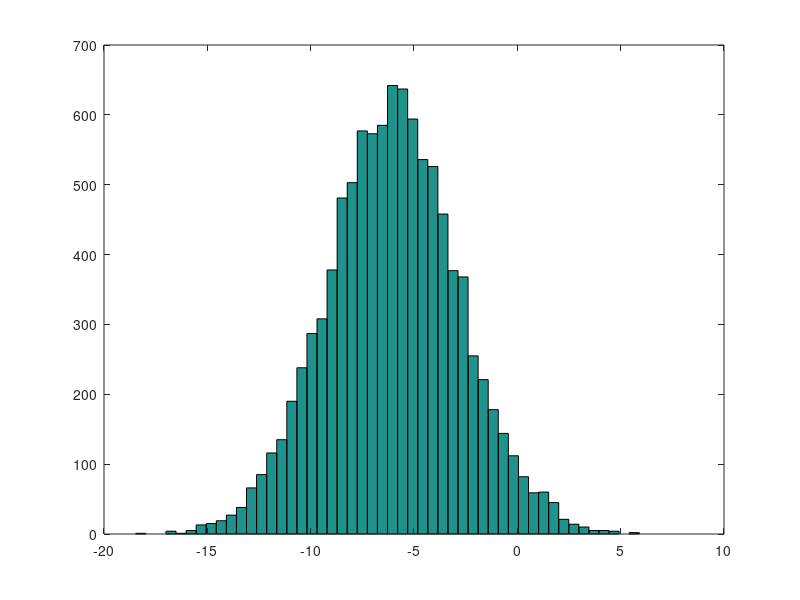

Source code (MATLAB): (Note: this script raises an error after producing the figure.)
%% ==================== Базові операції ====================
clear % очищає workspace
close all % закриває всі figures
clc % очищує командний рядок
; % зупиняє виведення результатів у командному рядку
close all; clc;


%% Елементарні операції
5+6
3-2
5*8
1/2
2^6 % піднесення до степеня
1 == 2 % false - перевірка на рівність
1 ~= 2 % true - перевірка на нерівність
1 && 0 % логічне "І"
1 || 0 % логічне "АБО"
xor(1,0) % виключне "АБО" (Виключна диз'юнкція)


%% Присвоєння змінних
a = 3; % ";" зупиняє виведення результатів у командному рядку
b = 'hi';
c = 3>=1;

%% Форматоване виведення значень змінних
a = pi
disp(a)
disp(sprintf('2 decimals: %0.2f', a))
disp(sprintf('6 decimals: %0.6f', a))
format long
a
format short
a


%% Вектори і матриці
A = [1 2; 3 4; 5 6]

v = [1 2 3]
v = [1; 2; 3]
v = 1:0.1:2   % від 1 до 2, з кроком 0,1
v = 1:6       % від 1 до 6, передбачається розмір кроку 1 (вектор-рядок)

C = 2*ones(2,3) % C = [2 2 2; 2 2 2]
w = ones(1,3)   % 1x3 одиничний вектор
w = zeros(1,3) # нульовий вектор
w = rand(1,3) % рівномірний розподіл
w = randn(1,3) % нормальний розподіл (mean=0, var=1)
w = -6 + sqrt(10)*(randn(1,10000));  % (mean = -6, var = 10)
hist(w)    % побудова гістограми з 10-ти стовпчиків (10 - за замовчуванням)
hist(w,50) % побудова гістограми з 50-ти стовпчиків


E = eye(4)   % 4x4 оголошення одиничної матриці

%% Функція help
help eye
help rand
help help

%% ==================== Переміщення даних ====================
%% виміри
sz = size(A) % матриця 1x2: [(кількість рядків) (кількість стовпців)]
size(A,1) % кількість рядків
size(A,2) % кількість стовпців
length(v) % кількість більшого з вимірів

%% завантаження даних
pwd   % показати поточну директорію (поточний шлях)
cd 'D:\GitHub\mathmodelsDT\ex0-octave'  % змінити директорію
ls    % список файлів в поточній директорії
load temp.dat   % завантаження даних з файлу temp.dat
load('temp.dat')
who   % список змінних у workspace
whos  % список змінних у workspace (детальний перегляд)
clear temp      % видалення змінної temp з workspace
v = temp(1:10); % перші 10 елементів
save hello.mat v;  % збереження змінної temp у файл hello.mat
save hello.txt v -ascii; % збереження у ascii форматі
% fopen, fread, fprintf, fscanf також працюють, але не будуть використовуватися

%% Індекси матриць
A(3,2)  % індекси вказують на позицію елеманта/елементів (номер рядка,номер стовпця)
A(2,:)  % отримання 2-го рядка
        % ":" означає кожен елемент цього виміру
A(:,2)  % отримання 2-го стовпця
A([1 3],:) % всі елементи 1-го та 3-го рядків

A(:,2) = [10; 11; 12]     % змінити значення 2-го стовпця
A = [A, [100; 101; 102]]; % добавити вектор як стовпець
A(:) % представлення всіх елементів матриці у вигляді вектора

% Об’єднання даних
A = [1 2; 3 4; 5 6]
B = [11 12; 13 14; 15 16] % однакова розмірність
C = [A B]  % об’єднання матриць A і B зліва направо
C = [A, B] % об’єднання матриць A і B зліва направо
C = [A; B] % об’єднання матриць A і B зверху вних

%% ==================== Обчислення ====================

%% ініціалізація змінних
A = [1 2;3 4;5 6];
B = [11 12;13 14;15 16];
C = [1 1;2 2];
v = [1;2;3];

%% Дії над матрицями
A * C  % множення матриць
A .* B % поелементне множення
% A .* C  чи A * B дає помилку - несумісні розмірності
A .^ 2 % поелементне піднесення до квадрата
1./v
log(v)  % такі функції розраховують значення поелементно для векторів і матриць
exp(v)
abs(v)
-v  % -1*v
v + ones(length(v), 1) % v + 1
A'  % транспонування матриці

%% корисні функції
% max  (або min)
a = [1 15 2 0.5]
val = max(a)
[val,ind] = max(a) % val -  максимальний елемент вектора a; ind - індекс максимального елемента
val = max(A) % якщо A це матриця, то функція max() повертає максимальний елемент кожного стовпця

% пошук індексів елементів за умовою
find(a < 3) % пошук індексів елементів вектора, значення яких менші 3
A = magic(3) % генерація квадратної матриці, в якій сума елементів рядкі=сумі елементів стовпців=сумі елементів діагоналі
[r,c] = find(A>=7)  % індекси рядків та стовпців, що вказують на елементи, які задовільняють умову

% сума, добуток
sum(a) % сума елементів вектора
% якщо a це матриця, то функція sum(a) повертає суму елементів кожного стовпця
prod(a)
floor(a) % округлення до меншого
ceil(a) % округлення до більшого
max(rand(3),rand(3))
max(A,[],1) % максимум серед елементів стовпця(за замовчуванням для стовпців - max(A,[]))
max(A,[],2)  % максимум серед елементів рядка
A = magic(9)
sum(A,1) % сума елементів кожного стовпця
sum(A,2) % сума елементів кожного рядка
sum(sum( A .* eye(9) )) % сума діагональних елементів
sum(sum( A .* flipud(eye(9)) )) % сума елементів побічної діагоналі

inv(A) % A*inv(A)=E обернена матриця
pinv(A) % inv(A'*A)*A' псевдообернена матриця Мура-Пенроуза

%% ==================== Відображення даних ====================

%% Побудова графіків
t = [0:0.01:0.98];
y1 = sin(2*pi*4*t);
plot(t,y1); % побудова графіка
y2 = cos(2*pi*4*t);
hold on;  % "hold on" затримання попереднього графіку
% "hold off" вимкнути затримання
plot(t,y2,'r'); % побудова графіка, означення кольору кривої
xlabel('time'); % означення осі Х
ylabel('value'); % означення осі Y
legend('sin','cos');
title('my plot');
print -dpng 'myPlot.png'
close;           % закриття всіх фігур
close all;
figure(1); plot(t, y1);
figure(2); plot(t, y2);
figure(2), clf;  % очищення фігури
subplot(1,2,1);  % Розділення вікна відображення даних сіткою 1x2, доступ до 1-го графіка
plot(t,y1);
subplot(1,2,2);  % Розділення вікна відображення даних сіткою 1x2, доступ до 2-го графіка
plot(t,y2);
axis([0.5 1 -1 1]);  % зміна масштабу осей

%% відобразити матрицю (або зображення)
figure;
imagesc(magic(15)), colorbar, colormap gray;

%% ==================== Оператори for, while, if ====================

v = zeros(10,1);
for i=1:10,
    v(i) = 2^i;
end;

i = 1;
while i <= 5,
  v(i) = 100;
  i = i+1;
end

i = 1;
while true,
  v(i) = 999;
  i = i+1;
  if i == 6,
    break;
  end;
end

if v(1)==1,
  disp('The value is one!');
elseif v(1)==2,
  disp('The value is two!');
else
  disp('The value is not one or two!');
end

